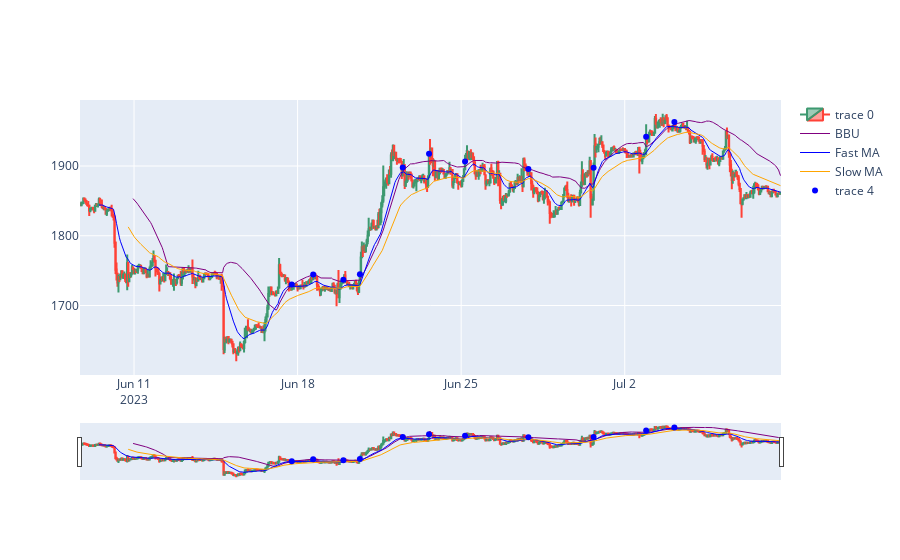

The notebook cell saved with this chart:
### Code cell
import plotly.graph_objects as go
import plotly.express as px

ohlc = df.copy()
# ohlc['20 SMA'] = ohlc['close'].rolling(20).mean()
# df_filtered = df[df['bb_signal']]
df_filtered = df[df['entry_signal']]


fig = go.Figure(data=[go.Candlestick(x = ohlc.index,
                                    open = ohlc['open'],
                                    high = ohlc['high'],
                                    low = ohlc['low'],
                                    close = ohlc['close'],
                                    ),
                     go.Scatter(x=ohlc.index, y=ohlc[bbu], line=dict(color='purple', width=1), name="BBU"),
                    #  go.Scatter(x=ohlc.index, y=ohlc[bbm], line=dict(color='purple', width=1), name="BBM"),
                    #  go.Scatter(x=ohlc.index, y=ohlc[bbl], line=dict(color='purple', width=1), name="BBL"),
                     go.Scatter(x=ohlc.index, y=ohlc[fastMa], line=dict(color='blue', width=1), name="Fast MA"),
                     go.Scatter(x=ohlc.index, y=ohlc[slowMa], line=dict(color='orange', width=1), name="Slow MA"),
                    #  go.Scatter(x=ohlc.index, y=ohlc["bb_breakout"], line=dict(color='blue', width=4), name="BB Breakout"),
                     # go.scatter.Marker(x=ohlc.index, y=ohlc[bbl])
                         
                        #  x=ohlc.index, y=ohlc[bbb], ,  line=dict(color='purple', width=1), name="BBB"),
                     ])

fig.add_trace(go.Scatter(
    x=df_filtered.index,
    y=df_filtered['close'],
    mode='markers',
    marker=dict(
        color= 'blue', # df_filtered['entry_signal'],
        # colorscale='Viridis',
        showscale=False,
        symbol='circle'
    )
))

fig.show()

### Figure 1 — Plotly figure (JSON) as saved in the notebook; plotly's stock layout.template omitted (floating-point values rounded to 4 significant figures; data arrays with more than 128 entries replaced by an {"elided": "..."} marker saying what was removed)
{"data": [{"close": {"elided": "720 float values"}, "high": {"elided": "720 float values"}, "low": {"elided": "720 float values"}, "open": {"elided": "720 float values"}, "type": "candlestick", "x": {"elided": "720 str values"}}, {"line": {"color": "purple", "width": 1}, "name": "BBU", "type": "scatter", "x": {"elided": "720 str values"}, "y": {"elided": "720 float values"}}, {"line": {"color": "blue", "width": 1}, "name": "Fast MA", "type": "scatter", "x": {"elided": "720 str values"}, "y": {"elided": "720 float values"}}, {"line": {"color": "orange", "width": 1}, "name": "Slow MA", "type": "scatter", "x": {"elided": "720 str values"}, "y": {"elided": "720 float values"}}, {"marker": {"color": "blue", "showscale": false, "symbol": "circle"}, "mode": "markers", "type": "scatter", "x": ["2023-06-17T18:00:00", "2023-06-18T16:00:00", "2023-06-19T23:00:00", "2023-06-20T16:00:00", "2023-06-22T12:00:00", "2023-06-23T15:00:00", "2023-06-25T04:00:00", "2023-06-27T21:00:00", "2023-06-30T16:00:00", "2023-07-02T22:00:00", "2023-07-04T03:00:00"], "y": [1730.0, 1744.0, 1737.0, 1745.0, 1898.0, 1918.0, 1907.0, 1896.0, 1898.0, 1942.0, 1963.0]}], "layout": {}}
